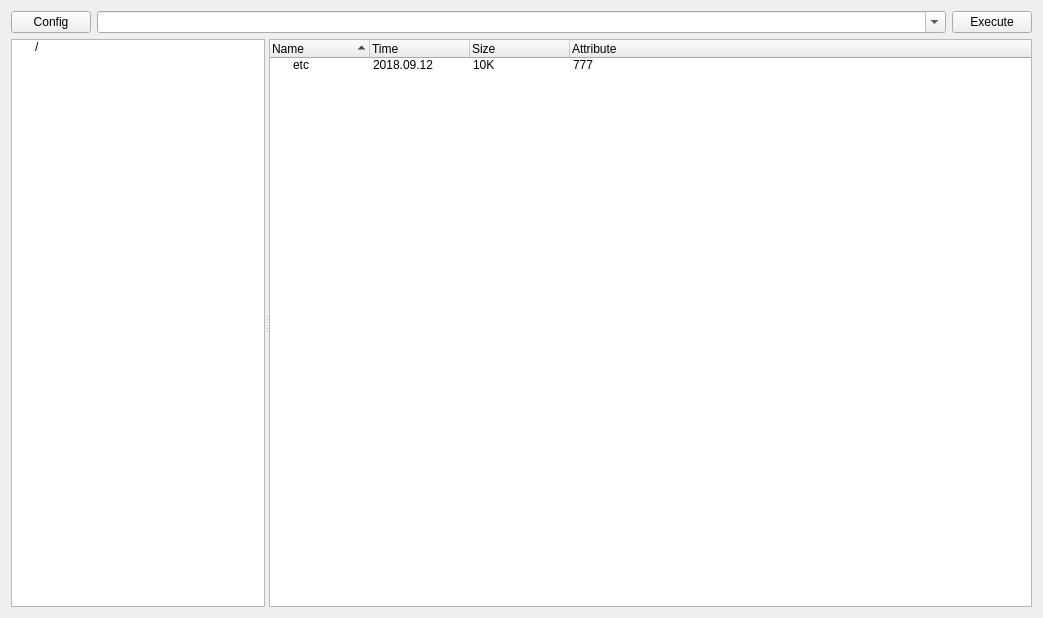
<?xml version="1.0" encoding="UTF-8"?>
<ui version="4.0">
 <class>Form</class>
 <widget class="QWidget" name="Form">
  <property name="geometry">
   <rect>
    <x>0</x>
    <y>0</y>
    <width>1043</width>
    <height>618</height>
   </rect>
  </property>
  <property name="windowTitle">
   <string>DBManger</string>
  </property>
  <layout class="QVBoxLayout" name="verticalLayout">
   <item>
    <layout class="QHBoxLayout" name="horizontalLayout">
     <item>
      <widget class="QPushButton" name="btn_config">
       <property name="text">
        <string>Config</string>
       </property>
      </widget>
     </item>
     <item>
      <widget class="QComboBox" name="cbo_sql">
       <property name="sizePolicy">
        <sizepolicy hsizetype="Expanding" vsizetype="Fixed">
         <horstretch>0</horstretch>
         <verstretch>0</verstretch>
        </sizepolicy>
       </property>
       <property name="editable">
        <bool>true</bool>
       </property>
       <property name="currentText">
        <string/>
       </property>
      </widget>
     </item>
     <item>
      <widget class="QPushButton" name="btn_execute">
       <property name="text">
        <string>Execute</string>
       </property>
      </widget>
     </item>
    </layout>
   </item>
   <item>
    <widget class="QSplitter" name="splitter">
     <property name="sizePolicy">
      <sizepolicy hsizetype="Expanding" vsizetype="Expanding">
       <horstretch>0</horstretch>
       <verstretch>0</verstretch>
      </sizepolicy>
     </property>
     <property name="toolTip">
      <string>文件管理</string>
     </property>
     <property name="whatsThis">
      <string>文件管理</string>
     </property>
     <property name="midLineWidth">
      <number>2</number>
     </property>
     <property name="orientation">
      <enum>Qt::Horizontal</enum>
     </property>
     <property name="childrenCollapsible">
      <bool>false</bool>
     </property>
     <widget class="QTreeWidget" name="leftView">
      <property name="sizePolicy">
       <sizepolicy hsizetype="Expanding" vsizetype="Expanding">
        <horstretch>25</horstretch>
        <verstretch>0</verstretch>
       </sizepolicy>
      </property>
      <property name="minimumSize">
       <size>
        <width>100</width>
        <height>0</height>
       </size>
      </property>
      <property name="mouseTracking">
       <bool>true</bool>
      </property>
      <property name="tabletTracking">
       <bool>true</bool>
      </property>
      <property name="editTriggers">
       <set>QAbstractItemView::NoEditTriggers</set>
      </property>
      <property name="iconSize">
       <size>
        <width>16</width>
        <height>16</height>
       </size>
      </property>
      <property name="columnCount">
       <number>1</number>
      </property>
      <attribute name="headerVisible">
       <bool>false</bool>
      </attribute>
      <column>
       <property name="text">
        <string>Folder</string>
       </property>
      </column>
      <item>
       <property name="text">
        <string>/</string>
       </property>
      </item>
     </widget>
     <widget class="QTreeWidget" name="rightView">
      <property name="sizePolicy">
       <sizepolicy hsizetype="Expanding" vsizetype="Expanding">
        <horstretch>75</horstretch>
        <verstretch>0</verstretch>
       </sizepolicy>
      </property>
      <property name="minimumSize">
       <size>
        <width>200</width>
        <height>0</height>
       </size>
      </property>
      <property name="contextMenuPolicy">
       <enum>Qt::CustomContextMenu</enum>
      </property>
      <property name="editTriggers">
       <set>QAbstractItemView::SelectedClicked</set>
      </property>
      <property name="iconSize">
       <size>
        <width>16</width>
        <height>16</height>
       </size>
      </property>
      <property name="sortingEnabled">
       <bool>true</bool>
      </property>
      <column>
       <property name="text">
        <string>Name</string>
       </property>
      </column>
      <column>
       <property name="text">
        <string>Time</string>
       </property>
      </column>
      <column>
       <property name="text">
        <string>Size</string>
       </property>
      </column>
      <column>
       <property name="text">
        <string>Attribute</string>
       </property>
      </column>
      <item>
       <property name="text">
        <string>etc</string>
       </property>
       <property name="text">
        <string>2018.09.12</string>
       </property>
       <property name="text">
        <string>10K</string>
       </property>
       <property name="text">
        <string>777</string>
       </property>
      </item>
     </widget>
    </widget>
   </item>
  </layout>
  <action name="action_fileAdd">
   <property name="text">
    <string>文件</string>
   </property>
   <property name="toolTip">
    <string>新建文件</string>
   </property>
   <property name="shortcut">
    <string>Ctrl+N</string>
   </property>
  </action>
  <action name="action_folderAdd">
   <property name="text">
    <string>文件夹</string>
   </property>
   <property name="toolTip">
    <string>新建文件夹</string>
   </property>
   <property name="shortcut">
    <string>Ctrl+Shift+N</string>
   </property>
  </action>
  <action name="action_upload">
   <property name="text">
    <string>上传</string>
   </property>
   <property name="toolTip">
    <string>上传</string>
   </property>
   <property name="shortcut">
    <string>Ctrl+U</string>
   </property>
  </action>
  <action name="action_download">
   <property name="text">
    <string>下载</string>
   </property>
   <property name="toolTip">
    <string>下载</string>
   </property>
   <property name="shortcut">
    <string>Ctrl+D</string>
   </property>
  </action>
  <action name="action_wget">
   <property name="text">
    <string>wget</string>
   </property>
   <property name="toolTip">
    <string>wget</string>
   </property>
   <property name="shortcut">
    <string>Ctrl+W</string>
   </property>
  </action>
  <action name="action_edit">
   <property name="text">
    <string>编辑</string>
   </property>
   <property name="toolTip">
    <string>编辑文件</string>
   </property>
   <property name="shortcut">
    <string>Ctrl+E</string>
   </property>
  </action>
  <action name="action_rename">
   <property name="text">
    <string>重命名</string>
   </property>
   <property name="toolTip">
    <string>重命名文件</string>
   </property>
  </action>
  <action name="action_view">
   <property name="text">
    <string>查看</string>
   </property>
   <property name="toolTip">
    <string>查看文件</string>
   </property>
  </action>
  <action name="action_chstamp">
   <property name="text">
    <string>修改时间</string>
   </property>
   <property name="toolTip">
    <string>修改文件时间</string>
   </property>
  </action>
  <action name="action_delete">
   <property name="text">
    <string>删除</string>
   </property>
   <property name="toolTip">
    <string>删除文件</string>
   </property>
  </action>
  <action name="action_copy">
   <property name="text">
    <string>复制</string>
   </property>
   <property name="toolTip">
    <string>复制文件</string>
   </property>
  </action>
  <action name="action_paste">
   <property name="text">
    <string>粘贴</string>
   </property>
   <property name="toolTip">
    <string>粘贴文件</string>
   </property>
  </action>
  <action name="action_cut">
   <property name="text">
    <string>剪切</string>
   </property>
   <property name="toolTip">
    <string>剪切文件</string>
   </property>
  </action>
 </widget>
 <resources>
  <include location="../../resource.qrc"/>
 </resources>
 <connections/>
</ui>
